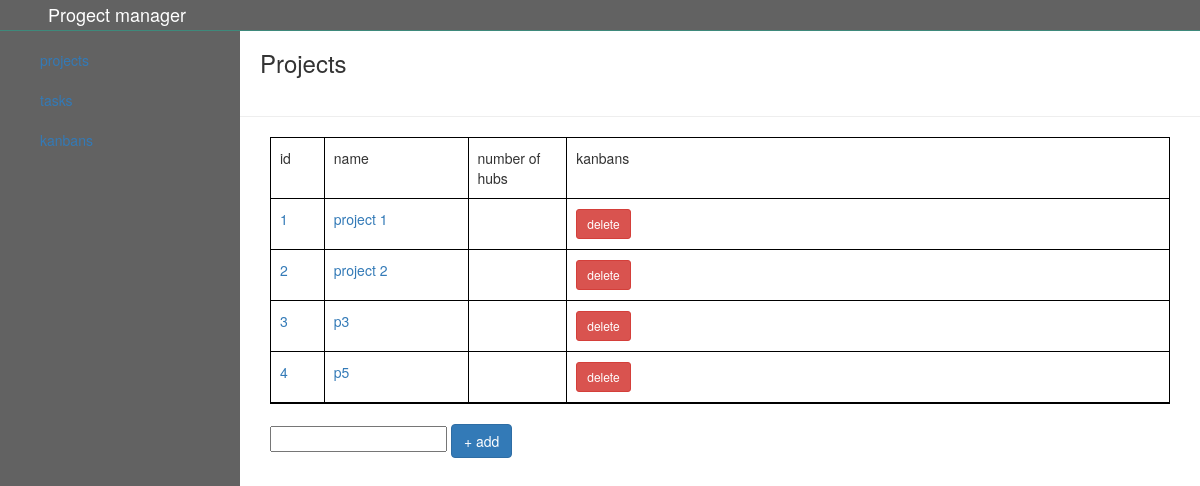
The page / on the database its author committed.
### app.py (models this page shows, shortened)
class Project(db.Model):
    id = db.Column(db.Integer, primary_key=True)
    name = db.Column(db.String(20), unique=True, nullable=False)
    kanbans = db.relationship('Kanban', backref='project',lazy=True)
    hubs = db.relationship('Taskhub', backref='project',lazy=True)

### app.py (the view)
@app.route('/', methods = ['GET','POST'])
def home():
    projects = Project.query.all()
    return render_template('index.html',projects=projects)

### templates/index.html
{% extends 'base.html' %}
{% block body %}
        <div class="main">
            <section class="projects">
                <h3>Projects</h3>
                <hr>
                <ul>
                   <li>
                       <p class="no">id</p>
                       <p class="name">name</p>
                       <p class="hubs">number of hubs</p>
                       <p class="kanbans">kanbans</p>
                   </li>
                    {% for project in projects%}
                    <li>
                        <p class="no"><a class="project" href="project/{{project.id}}">{{project.id}}</a></p>
                       <p class="name"><a class="project" href="project/{{project.id}}">{{project.name}}</a></p>
                       <p class="hubs"><a class="project" href="project/{{project.id}}"></a></p>
                       <p class="kanbans">
                            <a href="/projectDelete/{{project.id}}" class="btn btn-danger btn-sm">delete</a>
                        </p>
                    </li>
                    {% endfor %}
                </ul>
                <form method='post' action="/addProject">
                    <input type="text" name="name">
                    <button class='btn btn-primary' type='submit'>+ add</button>
                </form>
            </section>
        </div>
    </div>
{% endblock %}

### static/css/style.css (style rules this page uses)
.main-cont .main { width: 80% }
.main-cont .main h3 { margin: 0; padding: 20px; }
.main-cont .main ul { list-style: none; border: 1px solid black; padding: 0; margin: 10px 30px; }
.main-cont .main ul li { display: flex; border-bottom: 1px solid black; }
.main-cont .main ul li p { margin: 0; padding: 10px 0; margin-left: 1%; }
.main-cont .main ul li .no { width: 5%; border-right: 1px solid black; }
.main-cont .main ul li .name { width: 15% !important; border-right: 1px solid black; }
.main-cont .main ul li .hubs { width: 10% !important; border-right: 1px solid black; }
.main-cont form { margin: 20px 30px; }

### rows shown on the page
Project: id "1", name "project 1"
Project: id "2", name "project 2"
Project: id "3", name "p3"
Project: id "4", name "p5"
